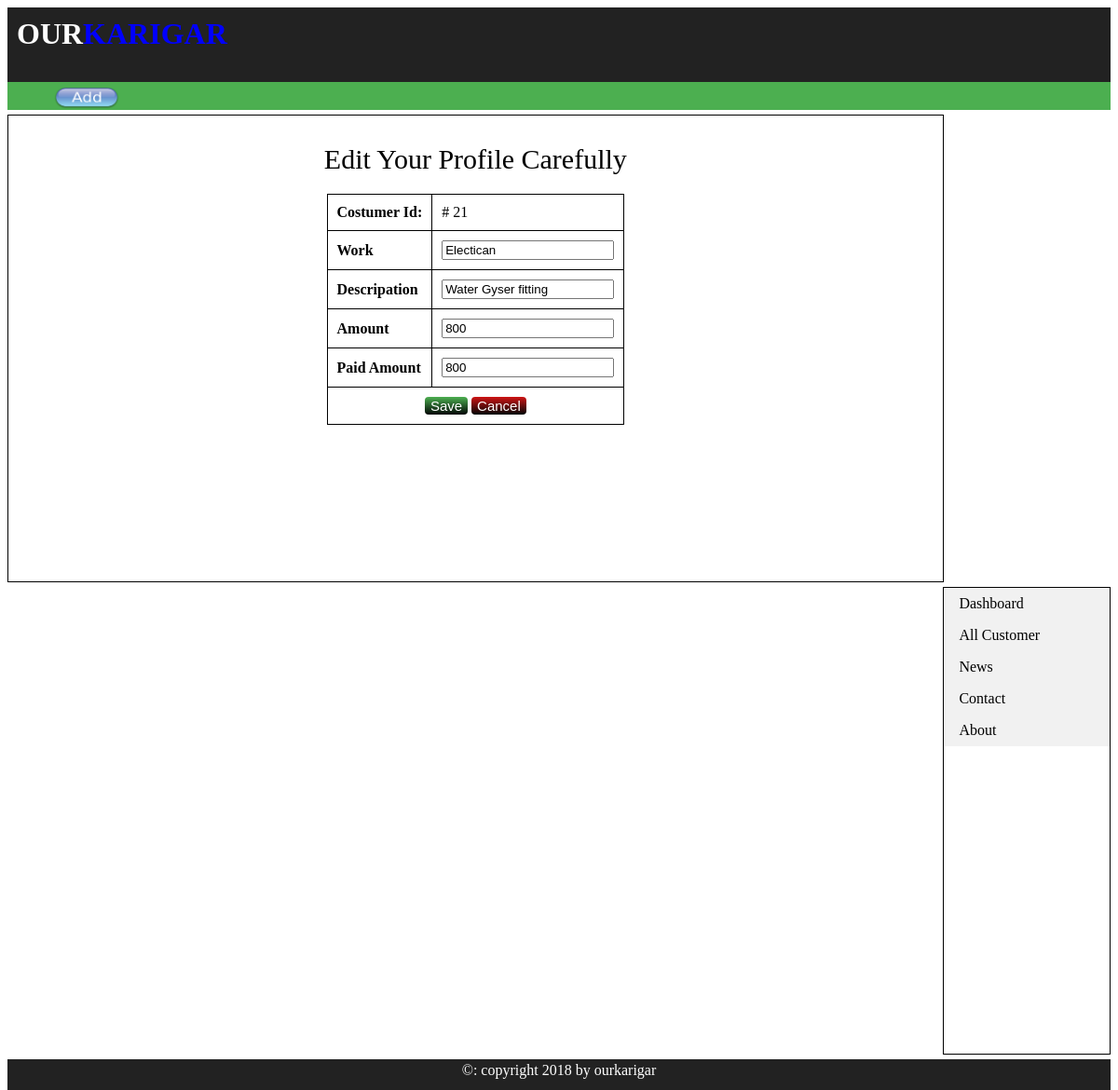
Page /edit_work.php?en_id=49 on the committed database.
### tables this page shows
CREATE TABLE `entery` (
  `entery_id` int(50) NOT NULL,
  `cos_id` int(50) NOT NULL,
  `date` timestamp NOT NULL DEFAULT CURRENT_TIMESTAMP,
  `work` text NOT NULL,
  `wr_desc` text NOT NULL,
  `price` int(20) NOT NULL,
  `paid_amount` varchar(10) NOT NULL,
  `assign_to` text NOT NULL
);

### edit_work.php (the view, shortened to what this page needs)
<?php
include("includes/db24.php");
?>
<html>
<head>
<head>
<?php
		$en_id = $_GET['en_id'];
        $get_user = "select * from entery where entery_id='$en_id'";
        $run_user = mysqli_query($con, $get_user);
        $row=mysqli_fetch_array($run_user);
      $cos_id=$row['cos_id'];
      $work=$row['work'];
	  $wr_desc=$row['wr_desc'];
	  $amount=$row['price'];
	   $paid_amount=$row['paid_amount'];
?>
</head>
 <body>
  <div class="header"><strong><font size=6 style="color:white";>OUR</font><font size=6 style="color:Blue";>KARIGAR</font></strong></div>
  <div class="navbar"><a href="add_costumer.php"><img src="images/add1.png" height="24" width="70"></a></div>
  <div class="left_content">
  <div align="center">
     <form method="post" action="" enctype="multipart/form-data">
   <div style="font-size:30px; font-style:bolder;padding-bottom:20px;padding-top:20px;">
  Edit Your Profile Carefully
   </div>
  <table>
  <tr>
  <td><b>Costumer Id: </b></td>
  <td>  #
  <?php echo $cos_id;?>
  </td>
  </tr>
    <tr>
  <td><b>Work</b></td>
  <td>
  <input type="text" name="work" value="<?php echo $work;?>" />
  </td>
  </tr>
  <tr>
  <td><b>Descripation</b></td>
  <td>
  <input type="text" name="desc" value="<?php echo $wr_desc;?>" />
  </td>
  </tr>
   <tr>
  <td><b>Amount</b></td>
  <td>
  <input type="text" name="u_amount" value="<?php echo $amount;?>" />
  </td>
  </tr>
   <tr>
  <td><b>Paid Amount</b></td>
  <td>
  <input type="text" name="pu_amount" value="<?php echo $paid_amount;?>" />
  </td>
  </tr>
  <td colspan="2" align="center"><input type="submit" name="update" value="Save"style="	background: linear-gradient(rgba(76,175,80,1), rgba(1,4,4));
	border-radius:4px;
	border:none;
	color:#fff;
	font-size:15px;
"/>
	<button><a href="addin_costumer.php?cos_id=<?php echo $cos_id; ?>"style="text-decoration:none; color:#fff;">Cancel</a></button></div>
   </div>
  <div class="right_content">
    <ul>
	   <li><a href="index.php">Dashboard</a></li>
       <li><a href="all_costumer.php">All Customer</a></li>
       <li><a href="#news">News</a></li>
       <li><a href="#contact">Contact</a></li>
       <li><a href="#about">About</a></li>
    </ul>
  </div>
  <div class="footer"><div align="center" class="footer_text">&copy: copyright 2018 by ourkarigar</div></div>
 </body>
</html>

### edit_work.php (style rules this page uses)
.header { padding-top:10px; padding-left:10px; height:70px; width:auto; background:#222; }
.navbar { padding-top:5px; padding-left:50px; height:25px; width:auto%; background:#4caf50; }
.left_content { float:left; padding:10px; margin-top:5px; height:480px; width:83%; background:#fff; border:1px solid black; }
table,th,td { padding:10px; border:1px solid black; border-collapse: collapse; }
.right_content { float:right; margin-top:5px; height:500px; width:15%; background:#fff; border:1px solid black; }
ul { list-style-type: none; margin: 0; padding: 0; width: 100%; background-color: #f1f1f1; }
li a { display: block; color: #000; padding: 8px 16px; text-decoration: none; }
.footer { margin-top:5px; padding-top:3px; float:left; height:30px; width:100%; background:#222; }
.footer_text { color:#fff; }
button { background: linear-gradient(rgba(206,20,20), rgba(1,4,4)); border-radius:4px; border:none; color:#fff; font-size:15px; }

### rows in the picture
entery: cos "21", work "Electican", desc "Water Gyser fitting", u_amount "800", pu_amount "800"
